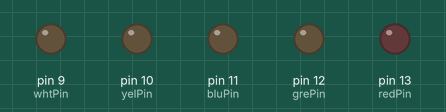
A sketch run on a simulated Arduino Uno, built with avr-gcc and run on an emulated ATmega328P. On the bench: output pins drawn as LEDs (lit = HIGH).

Above: at 0.1 s.
At 4.1 s:
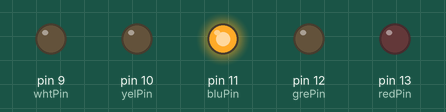
At 9.1 s:
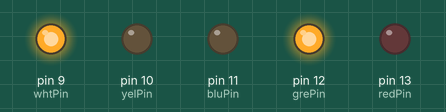
At 19.1 s:
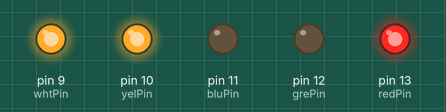
At 29.1 s:
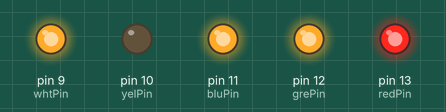
At 39.1 s:
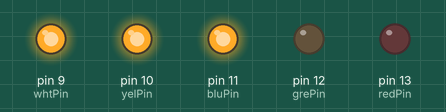
Timing chart, 0 to 40.0 s (numbered marks = the images above):
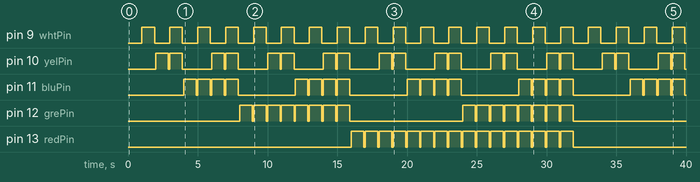

The sketch:

lesson_6_hwrk.ino
```cpp
int redPin = 13;
int grePin = 12;
int bluPin = 11;
int yelPin = 10;
int whtPin = 9;
int tick = 0;
int lightOnDelay = 900;
int lightOffDelay = 100;

void setup() {
    pinMode(redPin, OUTPUT);
    pinMode(grePin, OUTPUT);
    pinMode(bluPin, OUTPUT);
    pinMode(yelPin, OUTPUT);
    pinMode(whtPin, OUTPUT);
}

void loop() {
    if(tick % 32 >= 16) {
        digitalWrite(redPin, HIGH);
    }
    if(tick % 16 >= 8) {
        digitalWrite(grePin, HIGH);
    }
    if(tick % 8 >= 4) {
        digitalWrite(bluPin, HIGH);
    }
    if(tick % 4 >= 2) {
        digitalWrite(yelPin, HIGH);
    }
    if(tick % 2 == 1) {
        digitalWrite(whtPin, HIGH);
    }
    delay(lightOnDelay);
    tick ++;
    digitalWrite(whtPin, LOW);
    digitalWrite(redPin,LOW);
    digitalWrite(grePin,LOW);
    digitalWrite(bluPin,LOW);
    digitalWrite(yelPin,LOW);
    delay(lightOffDelay);
}
```

Measured:
- by itself, pin 9 (whtPin): alternates HIGH for 0.90 s and LOW for 1.1 s
- by itself, pin 10 (yelPin): repeats every 4.0 s: LOW 0.10 s, HIGH 0.90 s, LOW 2.1 s, HIGH 0.90 s
- by itself, pin 11 (bluPin): repeats every 8.0 s: 3 × (LOW 0.10 s, HIGH 0.90 s), LOW 4.1 s, HIGH 0.90 s
- by itself, pin 12 (grePin): goes 7 × (HIGH 0.90 s, LOW 0.10 s), HIGH 0.90 s, LOW 8.1 s, 7 × (HIGH 0.90 s, LOW 0.10 s), HIGH 0.90 s, then LOW
- by itself, pin 13 (redPin): LOW → HIGH at 16.0 s, → LOW 0.90 s later, → HIGH 0.10 s later, → LOW 0.90 s later, … (32 changes in this stretch)
